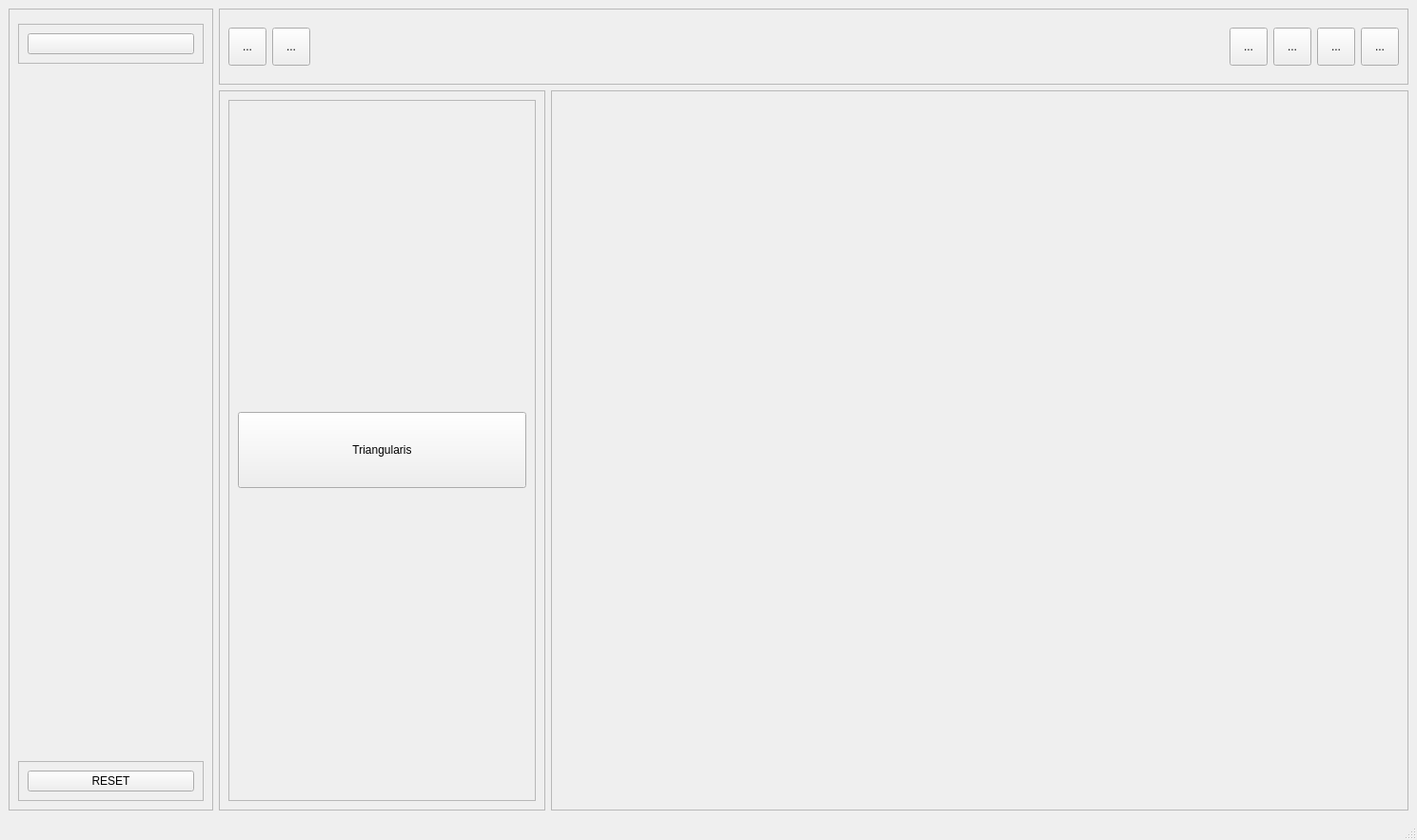
<?xml version="1.0" encoding="UTF-8"?>
<ui version="4.0">
 <class>MainWindow</class>
 <widget class="QMainWindow" name="MainWindow">
  <property name="geometry">
   <rect>
    <x>0</x>
    <y>0</y>
    <width>1489</width>
    <height>883</height>
   </rect>
  </property>
  <property name="windowTitle">
   <string>MainWindow</string>
  </property>
  <property name="styleSheet">
   <string notr="true"/>
  </property>
  <widget class="QWidget" name="centralwidget">
   <layout class="QGridLayout" name="gridLayout" rowstretch="2,19" columnstretch="5,8,21">
    <item row="0" column="0" rowspan="2">
     <widget class="QFrame" name="frame_barra_menu">
      <property name="frameShape">
       <enum>QFrame::StyledPanel</enum>
      </property>
      <property name="frameShadow">
       <enum>QFrame::Raised</enum>
      </property>
      <layout class="QVBoxLayout" name="verticalLayout">
       <item>
        <widget class="QFrame" name="frame_13">
         <property name="frameShape">
          <enum>QFrame::StyledPanel</enum>
         </property>
         <property name="frameShadow">
          <enum>QFrame::Raised</enum>
         </property>
        </widget>
       </item>
       <item>
        <widget class="QFrame" name="frame_5">
         <property name="frameShape">
          <enum>QFrame::StyledPanel</enum>
         </property>
         <property name="frameShadow">
          <enum>QFrame::Raised</enum>
         </property>
         <layout class="QVBoxLayout" name="verticalLayout_2">
          <item>
           <widget class="QPushButton" name="boto_men1">
            <property name="text">
             <string> </string>
            </property>
           </widget>
          </item>
         </layout>
        </widget>
       </item>
       <item>
        <spacer name="verticalSpacer">
         <property name="orientation">
          <enum>Qt::Vertical</enum>
         </property>
         <property name="sizeHint" stdset="0">
          <size>
           <width>20</width>
           <height>40</height>
          </size>
         </property>
        </spacer>
       </item>
       <item>
        <widget class="QFrame" name="frame_4">
         <property name="frameShape">
          <enum>QFrame::StyledPanel</enum>
         </property>
         <property name="frameShadow">
          <enum>QFrame::Raised</enum>
         </property>
         <layout class="QVBoxLayout" name="verticalLayout_3">
          <item>
           <widget class="QPushButton" name="pushButton_4">
            <property name="text">
             <string>RESET</string>
            </property>
            <property name="icon">
             <iconset>
              <normaloff>gif/cait.gif</normaloff>gif/cait.gif</iconset>
            </property>
            <property name="iconSize">
             <size>
              <width>120</width>
              <height>120</height>
             </size>
            </property>
           </widget>
          </item>
         </layout>
        </widget>
       </item>
      </layout>
     </widget>
    </item>
    <item row="0" column="1" colspan="2">
     <widget class="QFrame" name="frame_tool">
      <property name="frameShape">
       <enum>QFrame::StyledPanel</enum>
      </property>
      <property name="frameShadow">
       <enum>QFrame::Raised</enum>
      </property>
      <layout class="QHBoxLayout" name="horizontalLayout_2">
       <item>
        <widget class="QToolButton" name="boto_menu">
         <property name="minimumSize">
          <size>
           <width>40</width>
           <height>40</height>
          </size>
         </property>
         <property name="maximumSize">
          <size>
           <width>40</width>
           <height>40</height>
          </size>
         </property>
         <property name="text">
          <string>...</string>
         </property>
        </widget>
       </item>
       <item>
        <widget class="QToolButton" name="boto_tool">
         <property name="minimumSize">
          <size>
           <width>40</width>
           <height>40</height>
          </size>
         </property>
         <property name="maximumSize">
          <size>
           <width>40</width>
           <height>40</height>
          </size>
         </property>
         <property name="text">
          <string>...</string>
         </property>
        </widget>
       </item>
       <item>
        <spacer name="horizontalSpacer">
         <property name="orientation">
          <enum>Qt::Horizontal</enum>
         </property>
         <property name="sizeHint" stdset="0">
          <size>
           <width>40</width>
           <height>20</height>
          </size>
         </property>
        </spacer>
       </item>
       <item>
        <widget class="QToolButton" name="boto_min">
         <property name="minimumSize">
          <size>
           <width>40</width>
           <height>40</height>
          </size>
         </property>
         <property name="maximumSize">
          <size>
           <width>40</width>
           <height>40</height>
          </size>
         </property>
         <property name="text">
          <string>...</string>
         </property>
        </widget>
       </item>
       <item>
        <widget class="QToolButton" name="boto_restaurar">
         <property name="minimumSize">
          <size>
           <width>40</width>
           <height>40</height>
          </size>
         </property>
         <property name="maximumSize">
          <size>
           <width>40</width>
           <height>40</height>
          </size>
         </property>
         <property name="text">
          <string>...</string>
         </property>
        </widget>
       </item>
       <item>
        <widget class="QToolButton" name="boto_max">
         <property name="minimumSize">
          <size>
           <width>40</width>
           <height>40</height>
          </size>
         </property>
         <property name="maximumSize">
          <size>
           <width>40</width>
           <height>40</height>
          </size>
         </property>
         <property name="text">
          <string>...</string>
         </property>
        </widget>
       </item>
       <item>
        <widget class="QToolButton" name="boto_cerrar">
         <property name="minimumSize">
          <size>
           <width>40</width>
           <height>40</height>
          </size>
         </property>
         <property name="text">
          <string>...</string>
         </property>
        </widget>
       </item>
      </layout>
     </widget>
    </item>
    <item row="1" column="1">
     <widget class="QFrame" name="frame_barra_tool">
      <property name="frameShape">
       <enum>QFrame::StyledPanel</enum>
      </property>
      <property name="frameShadow">
       <enum>QFrame::Raised</enum>
      </property>
      <layout class="QVBoxLayout" name="verticalLayout_5">
       <item>
        <widget class="QFrame" name="frame_12">
         <property name="frameShape">
          <enum>QFrame::StyledPanel</enum>
         </property>
         <property name="frameShadow">
          <enum>QFrame::Raised</enum>
         </property>
         <layout class="QGridLayout" name="gridLayout_5">
          <item row="3" column="0" colspan="2">
           <widget class="QPushButton" name="boto_trian">
            <property name="minimumSize">
             <size>
              <width>80</width>
              <height>80</height>
             </size>
            </property>
            <property name="maximumSize">
             <size>
              <width>16777215</width>
              <height>16777215</height>
             </size>
            </property>
            <property name="sizeIncrement">
             <size>
              <width>80</width>
              <height>80</height>
             </size>
            </property>
            <property name="text">
             <string>Triangularis</string>
            </property>
            <property name="icon">
             <iconset>
              <normaloff>gif/vi.gif</normaloff>gif/vi.gif</iconset>
            </property>
            <property name="iconSize">
             <size>
              <width>120</width>
              <height>120</height>
             </size>
            </property>
           </widget>
          </item>
         </layout>
        </widget>
       </item>
      </layout>
     </widget>
    </item>
    <item row="1" column="2">
     <widget class="QFrame" name="saki">
      <property name="frameShape">
       <enum>QFrame::StyledPanel</enum>
      </property>
      <property name="frameShadow">
       <enum>QFrame::Raised</enum>
      </property>
      <layout class="QVBoxLayout" name="verticalLayout_4">
       <property name="spacing">
        <number>0</number>
       </property>
       <property name="leftMargin">
        <number>0</number>
       </property>
       <property name="topMargin">
        <number>0</number>
       </property>
       <property name="rightMargin">
        <number>0</number>
       </property>
       <property name="bottomMargin">
        <number>0</number>
       </property>
       <item>
        <widget class="QStackedWidget" name="stackedWidget">
         <property name="currentIndex">
          <number>0</number>
         </property>
         <widget class="QWidget" name="page">
          <layout class="QGridLayout" name="gridLayout_2">
           <item row="0" column="0">
            <widget class="QWidget" name="lienzo" native="true"/>
           </item>
          </layout>
         </widget>
         <widget class="QWidget" name="page_3">
          <layout class="QVBoxLayout" name="verticalLayout_12"/>
         </widget>
         <widget class="QWidget" name="page_2">
          <layout class="QHBoxLayout" name="horizontalLayout_4"/>
         </widget>
         <widget class="QWidget" name="page_4">
          <layout class="QVBoxLayout" name="verticalLayout_13" stretch=""/>
         </widget>
        </widget>
       </item>
      </layout>
     </widget>
    </item>
   </layout>
  </widget>
  <widget class="QStatusBar" name="statusbar"/>
 </widget>
 <resources/>
 <connections/>
</ui>
